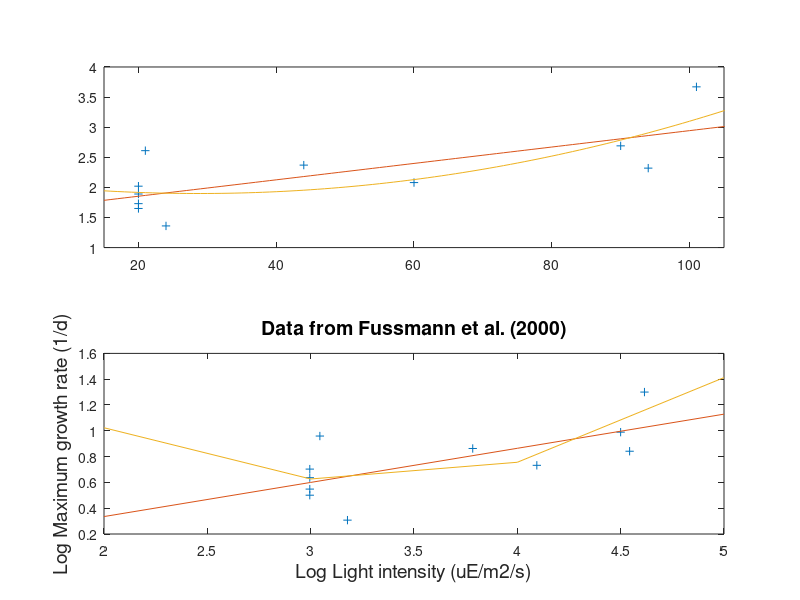

Write MATLAB code to recreate this figure.
%Dynamic Models in Biology, Stephen Ellner and John Guckenheimer
%Secoond example m file for the Matlab Introductory materials

%Load data from file
X=load('ChlorellaGrowth.txt');

%Define vectors by slicing data
Light=X(:,1); rmax=X(:,2); 

Light_1=log(Light);
rmax_1=log(rmax);

%Repeat computations from Intro1
C=polyfit(Light,rmax,1)
D=polyfit(Light,rmax,2)
xvals=15:115;
yhat=polyval(C,xvals);
ygat=polyval(D,xvals);

C_1=polyfit(Light_1,rmax_1,1)
D_1=polyfit(Light_1,rmax_1,2)
xvals_1=2:5;
yhat_1=polyval(C_1,xvals_1);
ygat_1=polyval(D_1,xvals_1);
subplot(2,1,1)
plot(Light,rmax,'+',xvals,yhat, xvals,ygat);
axis([15 105 1 4])
subplot(2,1,2)
plot(Light_1,rmax_1,'+',xvals_1,yhat_1,xvals_1,ygat_1);

%Annotate plot with labels, title and text
xlabel('Log Light intensity (uE/m2/s)','Fontsize',14); 
ylabel('Log Maximum growth rate (1/d)','Fontsize',14);
title('Data from Fussmann et al. (2000)','FontSize',14);
text(30,3.5,'y= 1.581+ 0.0136*x','Fontsize',14);
